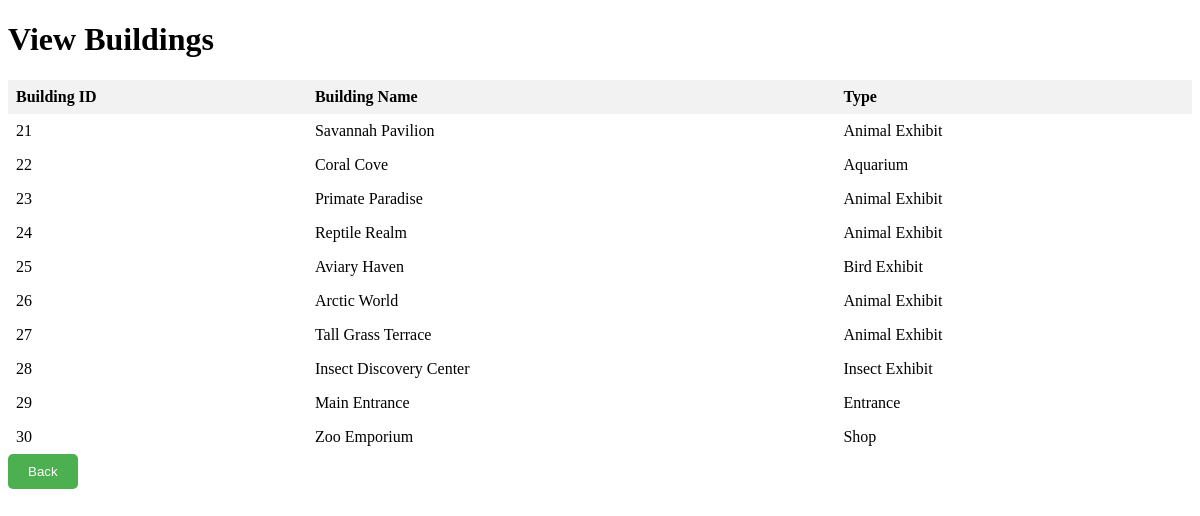
Screenshot of /view-building.php with the database file from the repository.
### tables this page shows
CREATE TABLE `buildings` (
  `building_id` int(11) NOT NULL,
  `Bname` varchar(255) NOT NULL,
  `type` varchar(255) NOT NULL
);

### view-building.php (the view, shortened to what this page needs)
<?php
include 'connection.php';
$sql = "SELECT * FROM buildings";
  $result = mysqli_query($conn, $sql);
?>
<!DOCTYPE html>
<html>
<head>
</head>
<body>
  <h1>View Buildings</h1>
  <?php
  if (mysqli_num_rows($result) > 0) {
    echo "<table><tr><th>Building ID</th><th>Building Name</th><th>Type</th></tr>";
    while($row = mysqli_fetch_assoc($result)) {
      $building_id = $row['building_id'];
      $Bname = $row['Bname'];
      $type = $row['type'];
      if (!empty($enclosure_id)) {
        echo "<tr><td>$building_id</td><td>$Bname</td><td>$type</td></tr>";
      } else {
        echo "<tr><td>$building_id</td><td>$Bname</td><td>$type</td></tr>";
      }
    }
    echo "</table>";
  } else {
    echo "No items found ";
  }
  ?>
<button onclick="window.location.href='admin.php'">Back</button>
</body>
</html>

### view-building.php (style rules this page uses)
table { border-collapse: collapse; width: 100%; }
th, td { text-align: left; padding: 8px; }
th { background-color: #f2f2f2; }
button { background-color: #4CAF50; color: white; padding: 10px 20px; border: none; border-radius: 5px; cursor: pointer; }

### rows the page displays
buildings: building_id "21", Bname "Savannah Pavilion", type "Animal Exhibit"
buildings: building_id "22", Bname "Coral Cove", type "Aquarium"
buildings: building_id "23", Bname "Primate Paradise", type "Animal Exhibit"
buildings: building_id "24", Bname "Reptile Realm", type "Animal Exhibit"
buildings: building_id "25", Bname "Aviary Haven", type "Bird Exhibit"
buildings: building_id "26", Bname "Arctic World", type "Animal Exhibit"
buildings: building_id "27", Bname "Tall Grass Terrace", type "Animal Exhibit"
buildings: building_id "28", Bname "Insect Discovery Center", type "Insect Exhibit"
buildings: building_id "29", Bname "Main Entrance", type "Entrance"
buildings: building_id "30", Bname "Zoo Emporium", type "Shop"
